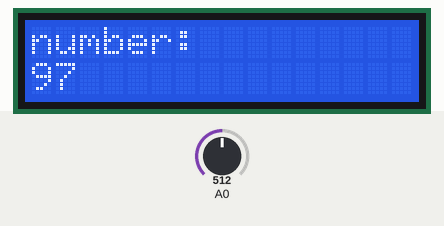
This sketch was run on a simulated Arduino Uno, built with avr-gcc and run on an emulated ATmega328P. Shown: 16×2 character LCD. The inputs (shaded band) are chosen by the test bench; at power-on: A0 = 512. What the sketch prints to the serial monitor is not drawn.

Above: at 1.2 s.
1.3 s: A0 set to 610
At 3.8 s:
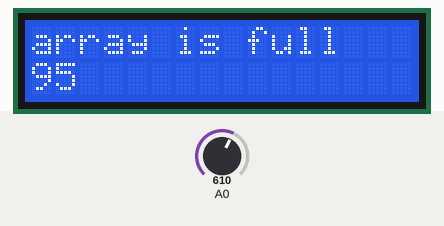
4.3 s: A0 set to 588
At 4.84 s:
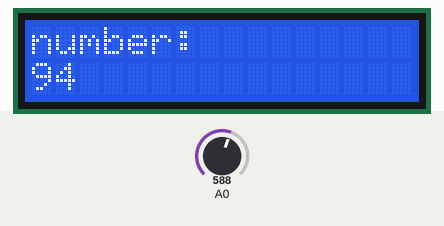
6.1 s: A0 set to 716
At 7.0 s:
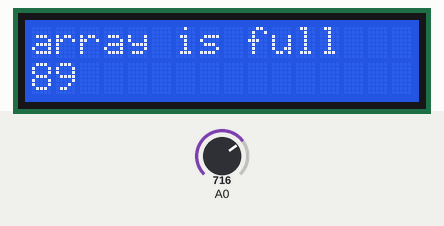
8.7 s: A0 set to 50
At 9.27 s:
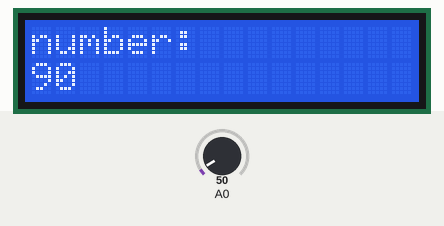
Timing chart, 0 to 11.7 s (numbered marks = the images above; inputs shaded):
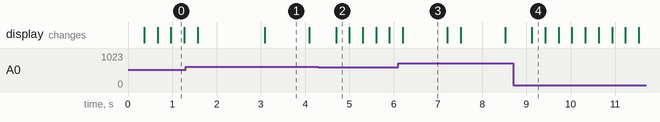

The sketch:

lab1_2.ino
```cpp
/******************************************************************************
FILENAME:     lab1_2.ino
COURSE:       MREN 178
LAB:          1
STUDENTS:    [Ahnaaf Khan 20397194, Ethan Powell 20415905]
DATE:         Feb 02 2024

ATTRIBUTIONS: None.
******************************************************************************/
// include the library code:
#include <LiquidCrystal.h>

// initialize the library by associating any needed LCD interface pin
// with the arduino pin number it is connected to
const int pin_RS = 8;
const int pin_EN = 9;
const int pin_d4 = 4;
const int pin_d5 = 5;
const int pin_d6 = 6;
const int pin_d7 = 7;
const int pin_BL = 10;
LiquidCrystal lcd(pin_RS,  pin_EN,  pin_d4,  pin_d5,  pin_d6,  pin_d7);
int y;
int nums[5];
int i;


void setup() {
  Serial.begin(9600);
  lcd.begin(16, 2);
  lcd.setCursor(0,0);
  lcd.print("number:");
  y  = 100;
  i = 0;
}

void loop() {
  int x;
  x = analogRead (0);
  lcd.setCursor(0,1);
  lcd.print(y);
  lcd.print("      ");


  if (x < 900) {
  Serial.print("analog: ");
  Serial.println(x);

     if (x < 60) { //right click
      ++y;
  }
  else if (x < 200) { //up click
    y += 10;

  }
  else if (x < 400){ //down button
    y -= 10;
  }
  else if (x < 600){ //left button
    --y;
  }
  else if (x < 800){ //select
    if(i<5){
      nums[i]=y;
      i++;
    }
    else {
      Serial.println("the array is full");
      lcd.setCursor(0, 0);
      lcd.print("array is full");

      delay(1000);

      lcd.setCursor(0, 0);
      lcd.print("number:       ");
    }
    Serial.print("The values in the array are:");
    for (int k=0;k<i;k++){
      Serial.print(nums[k]);
      Serial.print(",");

    }
     Serial.println();


  }
  Serial.print("value: ");
  Serial.println(y);
  delay(300);
  }


}
```

Measured:
- the behaviour switches between 600 and 599 on A0 (found by bisection; images 1 and 2)
- after the input at 4.3 s, the display: changes after 0.40 s (image 2)
- after the input at 6.1 s, the display: changes after 0.11 s (image 3)
- after the input at 8.7 s, the display: changes after 0.42 s (image 4)
- what the display in image 1 shows lasts 1.0 s, from 3.1 s to 4.1 s
